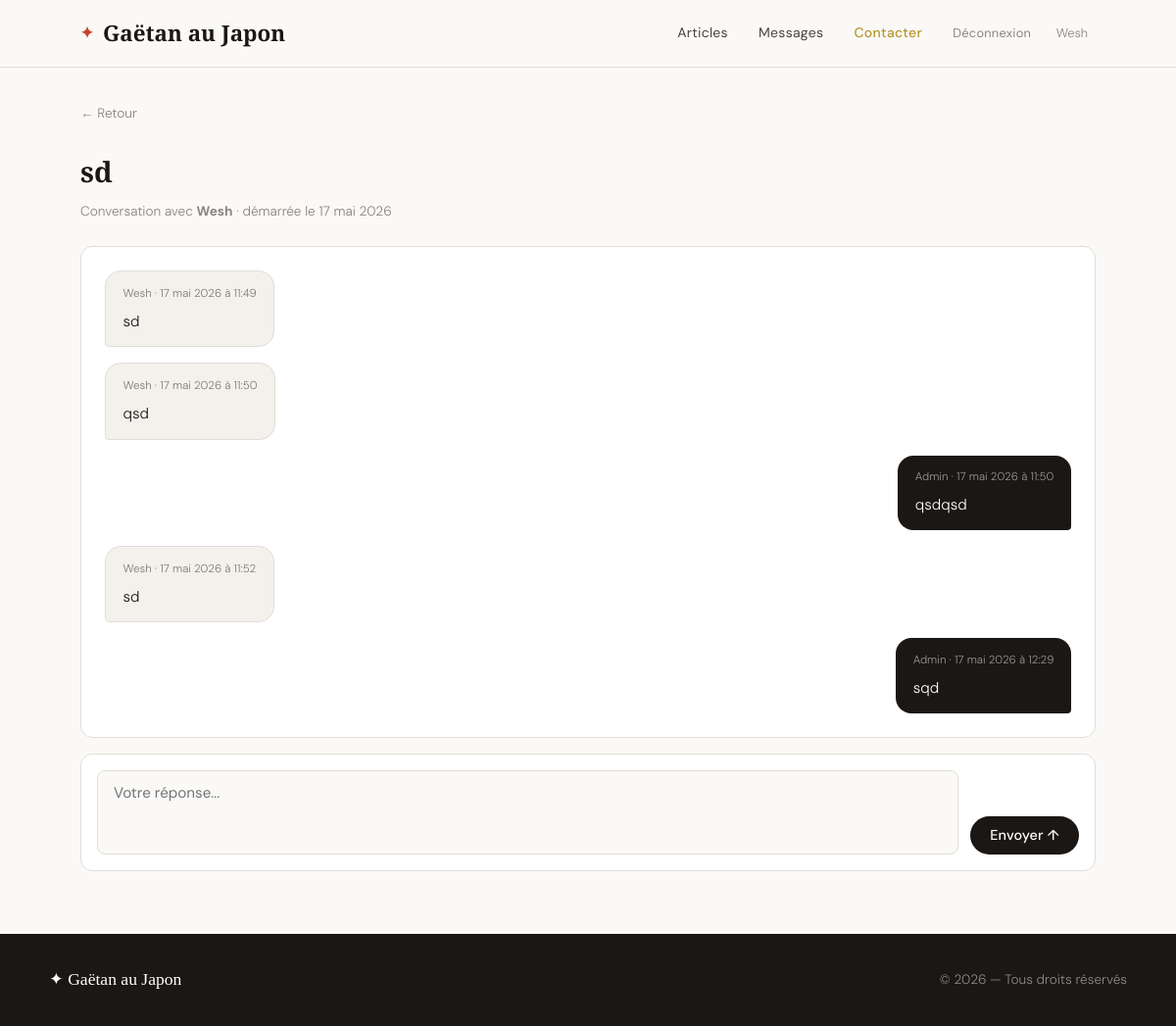
The app's page /messages/1/ (signed in) with its own data.
### blog/models.py (models this page shows, shortened)
class Conversation(models.Model):
    user = models.ForeignKey(User, on_delete=models.CASCADE, related_name='conversations', verbose_name="Utilisateur")
    subject = models.CharField("Sujet", max_length=200)
    created_at = models.DateTimeField("Créée le", default=timezone.now)
    updated_at = models.DateTimeField("Dernier message", auto_now=True)
    class Meta:
        verbose_name = "Conversation"
        verbose_name_plural = "Conversations"
        ordering = ['-updated_at']

class Message(models.Model):
    conversation = models.ForeignKey(Conversation, on_delete=models.CASCADE, related_name='messages', verbose_name="Conversation")
    author = models.ForeignKey(User, on_delete=models.CASCADE, related_name='messages', verbose_name="Auteur")
    content = models.TextField("Message")
    is_from_admin = models.BooleanField("De l'admin", default=False)
    created_at = models.DateTimeField("Envoyé le", default=timezone.now)
    read = models.BooleanField("Lu", default=False)
    class Meta:
        verbose_name = "Message"
        verbose_name_plural = "Messages"
        ordering = ['created_at']

### blog/views.py (the view, shortened to what this page needs)
# urls.py: path('messages/<int:pk>/', views.conversation_detail, name='conversation_detail'),
@login_required
def conversation_detail(request, pk):
    if request.user.is_staff:
        conversation = get_object_or_404(Conversation, pk=pk)
    else:
        conversation = get_object_or_404(Conversation, pk=pk, user=request.user)
    if request.user.is_staff:
        conversation.messages.filter(is_from_admin=False, read=False).update(read=True)
    else:
        conversation.messages.filter(is_from_admin=True, read=False).update(read=True)
    reply_form = ReplyForm()
    all_messages = conversation.messages.select_related('author')
    return render(request, 'blog/conversation_detail.html', {
        'conversation': conversation,
        'all_messages': all_messages,
        'reply_form': reply_form,
    })

### blog/forms.py
class ReplyForm(forms.ModelForm):
    class Meta:
        model = Message
        fields = ['content']
        widgets = {
            'content': forms.Textarea(attrs={
                'class': 'form-input reply-textarea',
                'placeholder': 'Votre réponse...',
                'rows': 3,
            }),
        }
        labels = {'content': ''}

### blog/context_processors.py (called while the page is built)
def unread_messages_count(request):
    count = 0
    if request.user.is_authenticated:
        if request.user.is_staff:
            from .models import Message
            count = Message.objects.filter(is_from_admin=False, read=False).count()
        else:
            from .models import Message
            count = Message.objects.filter(
                is_from_admin=True,
                read=False,
                conversation__user=request.user
            ).count()
    return {'unread_messages_count': count}

### templates/blog/conversation_detail.html (shortened to what this page needs)
{% extends 'base.html' %}
{% block content %}
<div class="chat-page">
  <div class="container">
    <div class="chat-header">
      <a href="{% url 'conversation_list' %}" class="back-link">← Retour</a>
      <div class="chat-header__info">
        <h1 class="chat-header__subject">{{ conversation.subject }}</h1>
        <p class="chat-header__meta">
          Conversation avec <strong>{{ conversation.user.username }}</strong>
          · démarrée le {{ conversation.created_at|date:"j F Y" }}
        </p>
      </div>
    </div>
    <div class="chat-window" id="chat-window">
      {% for msg in all_messages %}
        <div class="chat-bubble {% if msg.is_from_admin %}chat-bubble--admin{% else %}chat-bubble--user{% endif %}">
          <div class="chat-bubble__inner">
            <div class="chat-bubble__meta">
              {% if msg.is_from_admin %}Admin{% else %}{{ conversation.user.username }}{% endif %}
              · {{ msg.created_at|date:"j F Y à H:i" }}
            </div>
            <div class="chat-bubble__content">{{ msg.content|linebreaks }}</div>
          </div>
        </div>
      {% endfor %}
    </div>
    <div class="chat-reply">
      <form method="post" class="reply-form">
        {{ reply_form.content }}
        <button type="submit" class="btn btn-primary">Envoyer ↑</button>
      </form>
    </div>
  </div>
</div>
{% endblock %}

### templates/base.html (shortened to what this page needs)
<!DOCTYPE html>
<html lang="fr">
<head>
  {% load static %}
  <link rel="stylesheet" href="{% static 'css/style.css' %}">
</head>
<body>
  <header class="site-header">
    <div class="header-inner">
      <a href="{% url 'post_list' %}" class="site-logo">
        <span class="logo-mark">✦</span>
        <span class="logo-text">Gaëtan au Japon</span>
      </a>
      <nav class="site-nav">
        <a href="{% url 'post_list' %}">Articles</a>
        {% if user.is_authenticated %}
          <a href="{% url 'conversation_list' %}" class="nav-messages">
            Messages
          </a>
          {% if not user.is_staff %}
            <a href="{% url 'new_conversation' %}" class="nav-contact">Contacter</a>
          {% endif %}
          <form method="post" action="{% url 'logout' %}" style="display:inline">
            <button type="submit" class="nav-logout">Déconnexion</button>
          </form>
          <span class="nav-user">{{ user.username }}</span>
        {% else %}
          <a href="{% url 'login' %}">Connexion</a>
          <a href="{% url 'register' %}" class="nav-cta">S'inscrire</a>
        {% endif %}
      </nav>
    </div>
  </header>
  <main class="site-main">
    {% block content %}{% endblock %}
  </main>
  <footer class="site-footer">
    <div class="footer-inner">
      <span class="footer-logo">✦ Gaëtan au Japon</span>
      <p>© 2026 — Tous droits réservés</p>
    </div>
  </footer>
</body>
</html>

### records on screen
Conversation: subject "sd", user.username "Wesh", created_at "17 mai 2026"
Message: created_at "17 mai 2026 à 11:49", content "sd"
Message: created_at "17 mai 2026 à 11:50", content "qsd"
Message: is_from_admin "Admin", created_at "17 mai 2026 à 11:50", content "qsdqsd"
Message: created_at "17 mai 2026 à 11:52", content "sd"
Message: is_from_admin "Admin", created_at "17 mai 2026 à 12:29", content "sqd"

### other values on screen
{{ user.username }} "Wesh"
